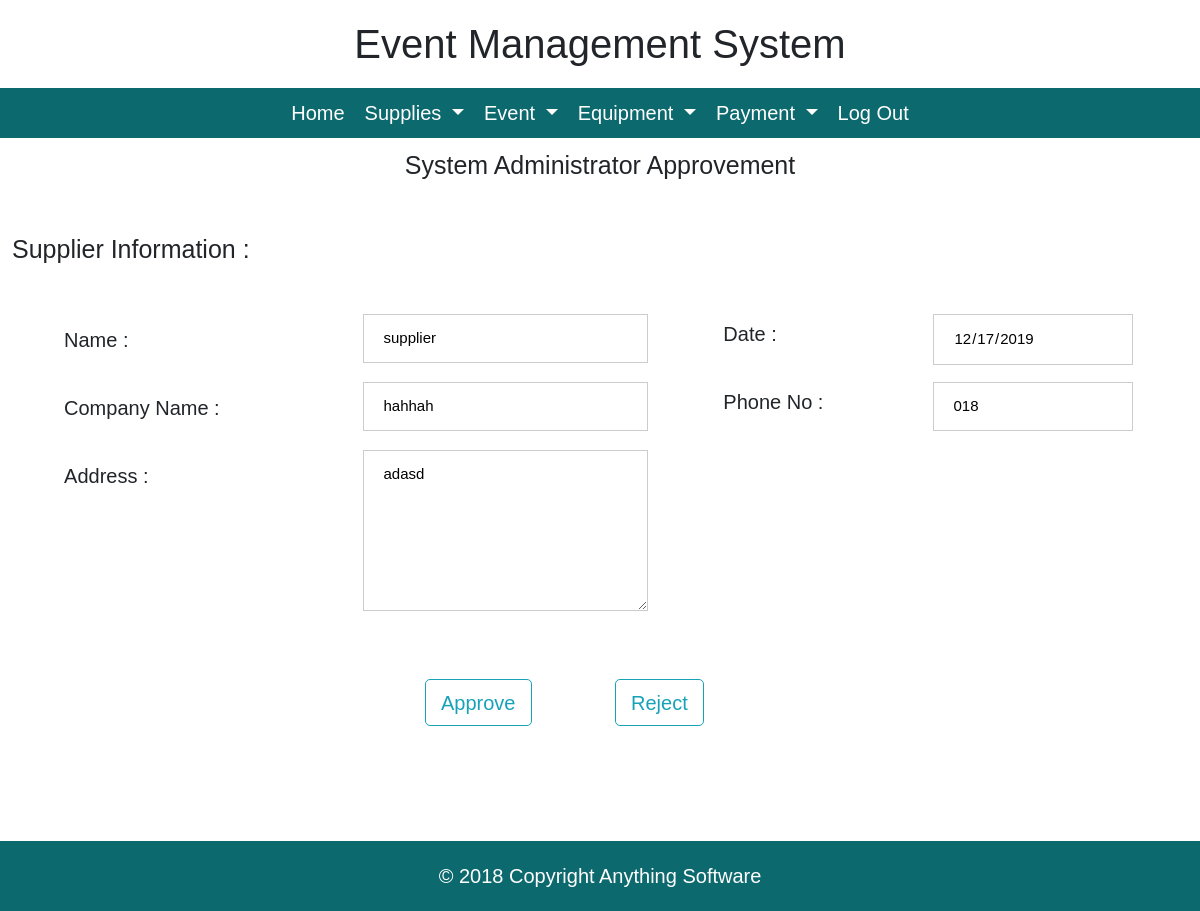
/view/status_management_view.php (signed in), run on the app's committed database.
### tables this page shows
CREATE TABLE `supplier` (
  `supplier_id` int(100) NOT NULL,
  `ic` varchar(100) DEFAULT NULL,
  `address` text,
  `company` varchar(100) DEFAULT NULL,
  `date_update` date DEFAULT NULL,
  `approvement` int(1) NOT NULL DEFAULT '0'
);

CREATE TABLE `user` (
  `user_id` int(100) NOT NULL,
  `username` varchar(100) NOT NULL,
  `password` varchar(100) NOT NULL,
  `type` int(1) NOT NULL,
  `name` varchar(100) NOT NULL,
  `phone` varchar(100) NOT NULL
);

### model/ems_model.php (called while the page is built, shortened)
<?php
$servername = "localhost";
$username = "root";
$password = "";
$dbname = "ems";
$conn = new mysqli($servername, $username, $password, $dbname);
function getapprovement(){
	global $conn;
	$sql = "SELECT * FROM supplier INNER JOIN user ON supplier.supplier_id = user.user_id WHERE approvement = 0 LIMIT 1";
	$result = $conn->query($sql);
	return $result;
}
?>

### controller/manage_supplies_controller.php (called while the page is built, shortened)
<?php
include '../model/ems_model.php';
if($_SERVER['PHP_SELF'] == "/sdd/view/status_management_view.php"){
	$result = getapprovement();
	$detail = $result->fetch_assoc();
}
?>

### view/status_management_view.php (the view, shortened to what this page needs)
<?php
include 'header.php';
include '../controller/manage_supplies_controller.php';
?>
<h2 align="center" style="margin:1%">System Administrator Approvement</h2><br/>
<h2 style="margin:1%">Supplier Information :</h2><br/>
<div class="main">
	<div class="container">
		<div class="row">
			<div class="col-lg-7">
				<label>Name :</label>
				<input type="text" readonly value="<?php echo $detail['name'] ?>">
			</div>
			<div class="col-lg-5">
				<label>Date :</label>
				<input type="date" readonly value="<?php echo $detail['date_update'] ?>">
			</div>
		</div>
		<div class="row">
			<div class="col-lg-7">
				<label>Company Name :</label>
				<input type="text" id="company" readonly value="<?php echo $detail['company'] ?>">
			</div>
			<div class="col-lg-5">
				<label>Phone No :</label>
				<input type="text" id="phone" readonly value="<?php echo $detail['phone'] ?>">
			</div>
		</div>
		<div class="row">
			<div class="col-lg-7">
				<label>Address :</label>
				<textarea name="address" id="address" rows="6" cols="40" required><?php echo $detail['address']?></textarea>
			</div>
		</div>
		<br/><br/>
		<div class="row justify-content-lg-center">
			<div class="col-lg-2">
				<button id="approve" class="btn btn-outline-info">Approve</button>
			</div>
			<div class="col-lg-2">
				<button id="reject" class="btn btn-outline-info">Reject</button>
			</div>
		</div>
		<br/><br/><br/>
	</div>
</div>
<?php include 'footer.php' ?>

### view/header.php (style rules this page uses)
html, body { height: 100%; font-size:20px; font-family: Arial, Helvetica, sans-serif; }
h2 { font-size: 25px; }
input[type=text] { width: 30%; padding: 12px 20px; margin: 8px 0; display: inline-block; border: 1px solid #ccc; box-sizing: border-box; font-size: 15px; }

### view/status_management_view.php (style rules this page uses)
input[type=text],input[type=date] { margin: 8px 5%; float: right; width: 45%; padding: 12px 20px; display: inline-block; border: 1px solid #ccc; box-sizing: border-box; font-size: 15px }
label { margin:3%; }
textarea { margin: 8px 5%; float: right; width: 45%; padding: 12px 20px; display: inline-block; border: 1px solid #ccc; box-sizing: border-box; font-size: 15px; }

### data on the page
supplier: name "supplier", date_update "12/17/2019", company "hahhah", phone "018", address "adasd"
